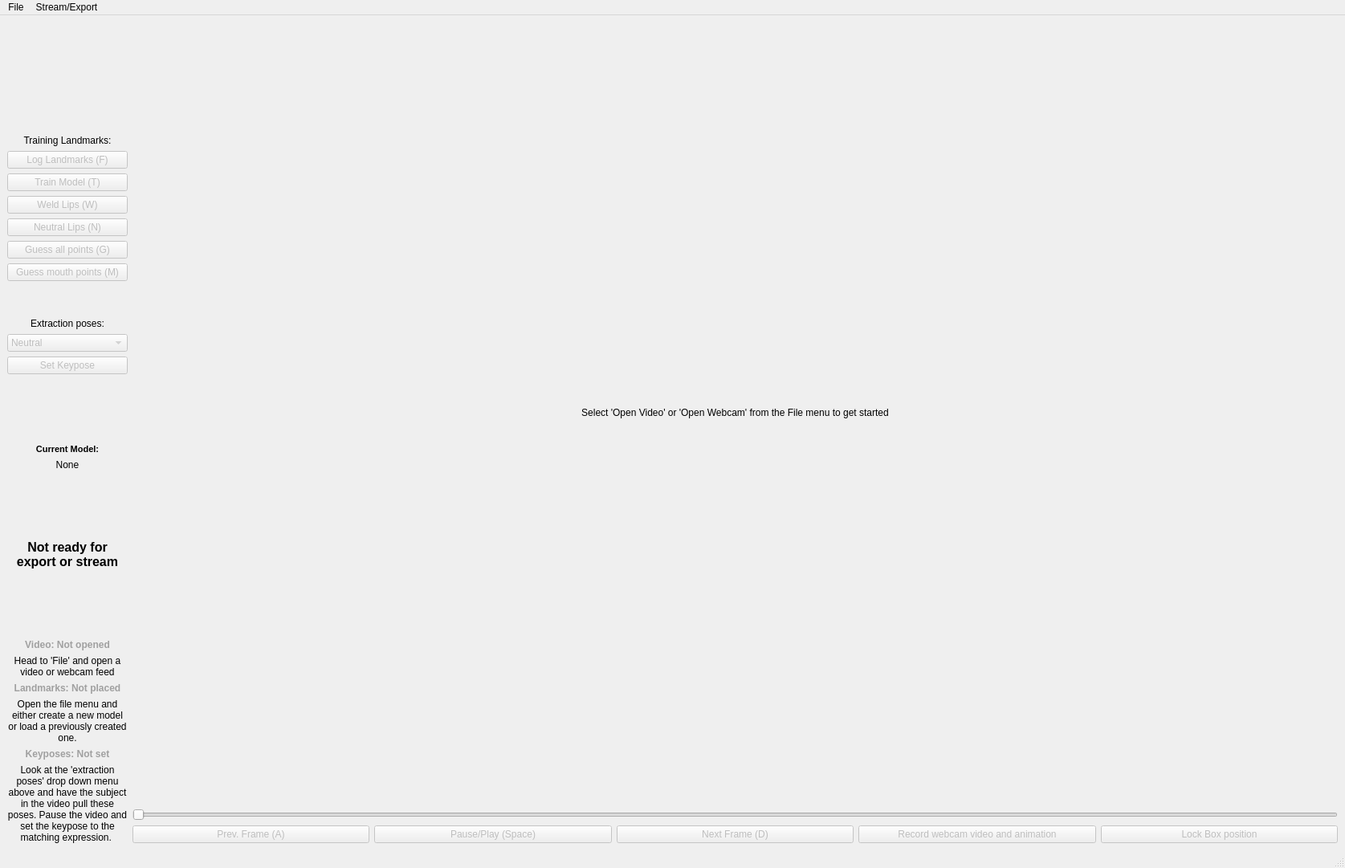
<?xml version="1.0" encoding="UTF-8"?>
<ui version="4.0">
 <class>MainWindow</class>
 <widget class="QMainWindow" name="MainWindow">
  <property name="geometry">
   <rect>
    <x>0</x>
    <y>0</y>
    <width>1675</width>
    <height>1081</height>
   </rect>
  </property>
  <property name="sizePolicy">
   <sizepolicy hsizetype="Ignored" vsizetype="Ignored">
    <horstretch>0</horstretch>
    <verstretch>0</verstretch>
   </sizepolicy>
  </property>
  <property name="minimumSize">
   <size>
    <width>750</width>
    <height>750</height>
   </size>
  </property>
  <property name="windowTitle">
   <string>StrongTrack 0.8</string>
  </property>
  <widget class="QWidget" name="centralwidget">
   <property name="minimumSize">
    <size>
     <width>400</width>
     <height>400</height>
    </size>
   </property>
   <property name="mouseTracking">
    <bool>true</bool>
   </property>
   <layout class="QHBoxLayout" name="horizontalLayout_2">
    <item>
     <layout class="QHBoxLayout" name="horizontalLayout" stretch="1,10">
      <item>
       <layout class="QVBoxLayout" name="SideBar">
        <property name="spacing">
         <number>6</number>
        </property>
        <property name="sizeConstraint">
         <enum>QLayout::SetDefaultConstraint</enum>
        </property>
        <item>
         <layout class="QVBoxLayout" name="verticalLayout_2">
          <item>
           <spacer name="verticalSpacer_3">
            <property name="orientation">
             <enum>Qt::Vertical</enum>
            </property>
            <property name="sizeType">
             <enum>QSizePolicy::Maximum</enum>
            </property>
            <property name="sizeHint" stdset="0">
             <size>
              <width>120</width>
              <height>140</height>
             </size>
            </property>
           </spacer>
          </item>
          <item>
           <layout class="QVBoxLayout" name="verticalLayout_3">
            <item>
             <widget class="QLabel" name="label_2">
              <property name="text">
               <string>Training Landmarks:</string>
              </property>
              <property name="alignment">
               <set>Qt::AlignCenter</set>
              </property>
             </widget>
            </item>
            <item>
             <widget class="QPushButton" name="button_landmarks">
              <property name="enabled">
               <bool>false</bool>
              </property>
              <property name="text">
               <string>Log Landmarks (F)</string>
              </property>
             </widget>
            </item>
            <item>
             <widget class="QPushButton" name="button_train">
              <property name="enabled">
               <bool>false</bool>
              </property>
              <property name="text">
               <string>Train Model (T)</string>
              </property>
             </widget>
            </item>
            <item>
             <widget class="QPushButton" name="button_weld">
              <property name="enabled">
               <bool>false</bool>
              </property>
              <property name="text">
               <string>Weld Lips (W)</string>
              </property>
             </widget>
            </item>
            <item>
             <widget class="QPushButton" name="button_neutral">
              <property name="enabled">
               <bool>false</bool>
              </property>
              <property name="text">
               <string>Neutral Lips (N)</string>
              </property>
             </widget>
            </item>
            <item>
             <widget class="QPushButton" name="button_guess">
              <property name="enabled">
               <bool>false</bool>
              </property>
              <property name="text">
               <string>Guess all points (G)</string>
              </property>
             </widget>
            </item>
            <item>
             <widget class="QPushButton" name="button_mouth">
              <property name="enabled">
               <bool>false</bool>
              </property>
              <property name="text">
               <string>Guess mouth points (M)</string>
              </property>
             </widget>
            </item>
           </layout>
          </item>
          <item>
           <spacer name="verticalSpacer_2">
            <property name="orientation">
             <enum>Qt::Vertical</enum>
            </property>
            <property name="sizeType">
             <enum>QSizePolicy::Maximum</enum>
            </property>
            <property name="sizeHint" stdset="0">
             <size>
              <width>20</width>
              <height>40</height>
             </size>
            </property>
           </spacer>
          </item>
          <item>
           <layout class="QVBoxLayout" name="verticalLayout_5">
            <item>
             <widget class="QLabel" name="label_3">
              <property name="text">
               <string>Extraction poses:</string>
              </property>
              <property name="alignment">
               <set>Qt::AlignCenter</set>
              </property>
             </widget>
            </item>
            <item>
             <widget class="QComboBox" name="comboBox">
              <property name="enabled">
               <bool>false</bool>
              </property>
              <item>
               <property name="text">
                <string>Neutral</string>
               </property>
              </item>
              <item>
               <property name="text">
                <string>Jaw Open</string>
               </property>
              </item>
              <item>
               <property name="text">
                <string>Closed Smile</string>
               </property>
              </item>
              <item>
               <property name="text">
                <string>Smile Left</string>
               </property>
              </item>
              <item>
               <property name="text">
                <string>Smile Right</string>
               </property>
              </item>
              <item>
               <property name="text">
                <string>Mouth Frown</string>
               </property>
              </item>
              <item>
               <property name="text">
                <string>Lip Funnel</string>
               </property>
              </item>
              <item>
               <property name="text">
                <string>Lip Pucker</string>
               </property>
              </item>
              <item>
               <property name="text">
                <string>Brows Up</string>
               </property>
              </item>
              <item>
               <property name="text">
                <string>Brows Down</string>
               </property>
              </item>
             </widget>
            </item>
            <item>
             <widget class="QPushButton" name="button_setKeypose">
              <property name="enabled">
               <bool>false</bool>
              </property>
              <property name="text">
               <string>Set Keypose</string>
              </property>
             </widget>
            </item>
            <item>
             <spacer name="verticalSpacer">
              <property name="orientation">
               <enum>Qt::Vertical</enum>
              </property>
              <property name="sizeHint" stdset="0">
               <size>
                <width>20</width>
                <height>20</height>
               </size>
              </property>
             </spacer>
            </item>
            <item>
             <widget class="QLabel" name="label_currentmodeltitle">
              <property name="font">
               <font>
                <pointsize>8</pointsize>
                <weight>75</weight>
                <bold>true</bold>
               </font>
              </property>
              <property name="text">
               <string>Current Model:</string>
              </property>
              <property name="alignment">
               <set>Qt::AlignCenter</set>
              </property>
              <property name="wordWrap">
               <bool>false</bool>
              </property>
             </widget>
            </item>
            <item>
             <widget class="QLabel" name="label_currentmodel">
              <property name="text">
               <string>None</string>
              </property>
              <property name="alignment">
               <set>Qt::AlignCenter</set>
              </property>
             </widget>
            </item>
            <item>
             <spacer name="verticalSpacer_5">
              <property name="orientation">
               <enum>Qt::Vertical</enum>
              </property>
              <property name="sizeHint" stdset="0">
               <size>
                <width>20</width>
                <height>40</height>
               </size>
              </property>
             </spacer>
            </item>
            <item>
             <widget class="QLabel" name="label_exportready">
              <property name="enabled">
               <bool>true</bool>
              </property>
              <property name="palette">
               <palette>
                <active>
                 <colorrole role="WindowText">
                  <brush brushstyle="SolidPattern">
                   <color alpha="255">
                    <red>170</red>
                    <green>0</green>
                    <blue>0</blue>
                   </color>
                  </brush>
                 </colorrole>
                </active>
                <inactive>
                 <colorrole role="WindowText">
                  <brush brushstyle="SolidPattern">
                   <color alpha="255">
                    <red>0</red>
                    <green>0</green>
                    <blue>0</blue>
                   </color>
                  </brush>
                 </colorrole>
                </inactive>
                <disabled>
                 <colorrole role="WindowText">
                  <brush brushstyle="SolidPattern">
                   <color alpha="255">
                    <red>0</red>
                    <green>170</green>
                    <blue>0</blue>
                   </color>
                  </brush>
                 </colorrole>
                </disabled>
               </palette>
              </property>
              <property name="font">
               <font>
                <pointsize>12</pointsize>
                <weight>75</weight>
                <bold>true</bold>
               </font>
              </property>
              <property name="text">
               <string>Not ready for export or stream</string>
              </property>
              <property name="alignment">
               <set>Qt::AlignCenter</set>
              </property>
              <property name="wordWrap">
               <bool>true</bool>
              </property>
             </widget>
            </item>
            <item>
             <spacer name="verticalSpacer_4">
              <property name="orientation">
               <enum>Qt::Vertical</enum>
              </property>
              <property name="sizeHint" stdset="0">
               <size>
                <width>20</width>
                <height>40</height>
               </size>
              </property>
             </spacer>
            </item>
            <item>
             <widget class="QLabel" name="label_videotitle">
              <property name="enabled">
               <bool>true</bool>
              </property>
              <property name="palette">
               <palette>
                <active>
                 <colorrole role="WindowText">
                  <brush brushstyle="SolidPattern">
                   <color alpha="255">
                    <red>170</red>
                    <green>0</green>
                    <blue>0</blue>
                   </color>
                  </brush>
                 </colorrole>
                </active>
                <inactive>
                 <colorrole role="WindowText">
                  <brush brushstyle="SolidPattern">
                   <color alpha="255">
                    <red>160</red>
                    <green>160</green>
                    <blue>160</blue>
                   </color>
                  </brush>
                 </colorrole>
                </inactive>
                <disabled>
                 <colorrole role="WindowText">
                  <brush brushstyle="SolidPattern">
                   <color alpha="255">
                    <red>0</red>
                    <green>170</green>
                    <blue>0</blue>
                   </color>
                  </brush>
                 </colorrole>
                </disabled>
               </palette>
              </property>
              <property name="font">
               <font>
                <weight>75</weight>
                <bold>true</bold>
               </font>
              </property>
              <property name="text">
               <string>Video: Not opened</string>
              </property>
              <property name="alignment">
               <set>Qt::AlignCenter</set>
              </property>
              <property name="wordWrap">
               <bool>true</bool>
              </property>
             </widget>
            </item>
            <item>
             <widget class="QLabel" name="label_videoflavour">
              <property name="text">
               <string>Head to 'File' and open a video or webcam feed</string>
              </property>
              <property name="alignment">
               <set>Qt::AlignCenter</set>
              </property>
              <property name="wordWrap">
               <bool>true</bool>
              </property>
             </widget>
            </item>
            <item>
             <widget class="QLabel" name="label_landmarks">
              <property name="enabled">
               <bool>true</bool>
              </property>
              <property name="palette">
               <palette>
                <active>
                 <colorrole role="WindowText">
                  <brush brushstyle="SolidPattern">
                   <color alpha="255">
                    <red>170</red>
                    <green>0</green>
                    <blue>0</blue>
                   </color>
                  </brush>
                 </colorrole>
                </active>
                <inactive>
                 <colorrole role="WindowText">
                  <brush brushstyle="SolidPattern">
                   <color alpha="255">
                    <red>160</red>
                    <green>160</green>
                    <blue>160</blue>
                   </color>
                  </brush>
                 </colorrole>
                </inactive>
                <disabled>
                 <colorrole role="WindowText">
                  <brush brushstyle="SolidPattern">
                   <color alpha="255">
                    <red>0</red>
                    <green>170</green>
                    <blue>0</blue>
                   </color>
                  </brush>
                 </colorrole>
                </disabled>
               </palette>
              </property>
              <property name="font">
               <font>
                <weight>75</weight>
                <bold>true</bold>
               </font>
              </property>
              <property name="text">
               <string>Landmarks: Not placed</string>
              </property>
              <property name="alignment">
               <set>Qt::AlignCenter</set>
              </property>
              <property name="wordWrap">
               <bool>true</bool>
              </property>
             </widget>
            </item>
            <item>
             <widget class="QLabel" name="label_landmarksflavour">
              <property name="text">
               <string>Open the file menu and either create a new model or load a previously created one.</string>
              </property>
              <property name="alignment">
               <set>Qt::AlignCenter</set>
              </property>
              <property name="wordWrap">
               <bool>true</bool>
              </property>
             </widget>
            </item>
            <item>
             <widget class="QLabel" name="label_keyposes">
              <property name="enabled">
               <bool>true</bool>
              </property>
              <property name="palette">
               <palette>
                <active>
                 <colorrole role="WindowText">
                  <brush brushstyle="SolidPattern">
                   <color alpha="255">
                    <red>170</red>
                    <green>0</green>
                    <blue>0</blue>
                   </color>
                  </brush>
                 </colorrole>
                 <colorrole role="Text">
                  <brush brushstyle="SolidPattern">
                   <color alpha="255">
                    <red>255</red>
                    <green>0</green>
                    <blue>0</blue>
                   </color>
                  </brush>
                 </colorrole>
                </active>
                <inactive>
                 <colorrole role="WindowText">
                  <brush brushstyle="SolidPattern">
                   <color alpha="255">
                    <red>160</red>
                    <green>160</green>
                    <blue>160</blue>
                   </color>
                  </brush>
                 </colorrole>
                 <colorrole role="Text">
                  <brush brushstyle="SolidPattern">
                   <color alpha="255">
                    <red>0</red>
                    <green>0</green>
                    <blue>0</blue>
                   </color>
                  </brush>
                 </colorrole>
                </inactive>
                <disabled>
                 <colorrole role="WindowText">
                  <brush brushstyle="SolidPattern">
                   <color alpha="255">
                    <red>0</red>
                    <green>170</green>
                    <blue>0</blue>
                   </color>
                  </brush>
                 </colorrole>
                 <colorrole role="Text">
                  <brush brushstyle="SolidPattern">
                   <color alpha="255">
                    <red>120</red>
                    <green>120</green>
                    <blue>120</blue>
                   </color>
                  </brush>
                 </colorrole>
                </disabled>
               </palette>
              </property>
              <property name="font">
               <font>
                <weight>75</weight>
                <bold>true</bold>
               </font>
              </property>
              <property name="text">
               <string>Keyposes: Not set</string>
              </property>
              <property name="alignment">
               <set>Qt::AlignCenter</set>
              </property>
              <property name="wordWrap">
               <bool>true</bool>
              </property>
             </widget>
            </item>
            <item>
             <widget class="QLabel" name="label_keyposesflavour">
              <property name="text">
               <string>Look at the 'extraction poses' drop down menu above and have the subject in the video pull these poses. Pause the video and set the keypose to the matching expression. </string>
              </property>
              <property name="alignment">
               <set>Qt::AlignCenter</set>
              </property>
              <property name="wordWrap">
               <bool>true</bool>
              </property>
             </widget>
            </item>
           </layout>
          </item>
         </layout>
        </item>
       </layout>
      </item>
      <item>
       <layout class="QVBoxLayout" name="RightBar" stretch="50,0,1">
        <item>
         <layout class="QHBoxLayout" name="vidholder" stretch="0">
          <item alignment="Qt::AlignHCenter|Qt::AlignVCenter">
           <widget class="QLabel" name="label">
            <property name="mouseTracking">
             <bool>true</bool>
            </property>
            <property name="text">
             <string>Select 'Open Video' or 'Open Webcam' from the File menu to get started</string>
            </property>
            <property name="alignment">
             <set>Qt::AlignCenter</set>
            </property>
           </widget>
          </item>
         </layout>
        </item>
        <item>
         <widget class="QSlider" name="horizontalSlider">
          <property name="enabled">
           <bool>false</bool>
          </property>
          <property name="orientation">
           <enum>Qt::Horizontal</enum>
          </property>
         </widget>
        </item>
        <item>
         <layout class="QVBoxLayout" name="verticalLayout">
          <item>
           <layout class="QHBoxLayout" name="horizontalLayout_3">
            <item>
             <widget class="QPushButton" name="button_prevFrame">
              <property name="enabled">
               <bool>false</bool>
              </property>
              <property name="text">
               <string>Prev. Frame (A)</string>
              </property>
             </widget>
            </item>
            <item>
             <widget class="QPushButton" name="button_playPause">
              <property name="enabled">
               <bool>false</bool>
              </property>
              <property name="text">
               <string>Pause/Play (Space)</string>
              </property>
             </widget>
            </item>
            <item>
             <widget class="QPushButton" name="button_nextFrame">
              <property name="enabled">
               <bool>false</bool>
              </property>
              <property name="text">
               <string>Next Frame (D)</string>
              </property>
             </widget>
            </item>
            <item>
             <widget class="QPushButton" name="button_record">
              <property name="enabled">
               <bool>false</bool>
              </property>
              <property name="text">
               <string>Record webcam video and animation</string>
              </property>
             </widget>
            </item>
            <item>
             <widget class="QPushButton" name="button_lockWebcamBox">
              <property name="enabled">
               <bool>false</bool>
              </property>
              <property name="text">
               <string>Lock Box position</string>
              </property>
             </widget>
            </item>
           </layout>
          </item>
         </layout>
        </item>
       </layout>
      </item>
     </layout>
    </item>
   </layout>
  </widget>
  <widget class="QMenuBar" name="menubar">
   <property name="geometry">
    <rect>
     <x>0</x>
     <y>0</y>
     <width>1675</width>
     <height>21</height>
    </rect>
   </property>
   <widget class="QMenu" name="menuFile">
    <property name="title">
     <string>File</string>
    </property>
    <addaction name="actionOpen_Video"/>
    <addaction name="separator"/>
    <addaction name="actionOpen_Webcam"/>
    <addaction name="actionOpen_Webcam_Video_recorded"/>
    <addaction name="separator"/>
    <addaction name="actionNew_Model"/>
    <addaction name="actionLoad_Model"/>
    <addaction name="actionPrevious_Model"/>
    <addaction name="separator"/>
    <addaction name="actionExit"/>
   </widget>
   <widget class="QMenu" name="menuData">
    <property name="title">
     <string>Stream/Export</string>
    </property>
    <addaction name="actionExport"/>
    <addaction name="actionStream_OSC"/>
   </widget>
   <addaction name="menuFile"/>
   <addaction name="menuData"/>
  </widget>
  <widget class="QStatusBar" name="statusbar"/>
  <action name="actionOpen_Video">
   <property name="text">
    <string>Open Video...</string>
   </property>
  </action>
  <action name="actionNew_Model">
   <property name="enabled">
    <bool>false</bool>
   </property>
   <property name="text">
    <string>New Model...</string>
   </property>
  </action>
  <action name="actionLoad_Model">
   <property name="enabled">
    <bool>false</bool>
   </property>
   <property name="text">
    <string>Load Model...</string>
   </property>
  </action>
  <action name="actionPrevious_Model">
   <property name="enabled">
    <bool>false</bool>
   </property>
   <property name="text">
    <string>Previous Model</string>
   </property>
  </action>
  <action name="actionExit">
   <property name="text">
    <string>Exit</string>
   </property>
  </action>
  <action name="actionExport">
   <property name="enabled">
    <bool>false</bool>
   </property>
   <property name="text">
    <string>Export...</string>
   </property>
  </action>
  <action name="actionStream_OSC">
   <property name="enabled">
    <bool>false</bool>
   </property>
   <property name="text">
    <string>Stream OSC...</string>
   </property>
  </action>
  <action name="actionDocumentation">
   <property name="text">
    <string>Docs (web link)</string>
   </property>
  </action>
  <action name="actionLicense">
   <property name="text">
    <string>License</string>
   </property>
  </action>
  <action name="actionQuick_Video">
   <property name="text">
    <string>Quick Video</string>
   </property>
  </action>
  <action name="actionOpen_Webcam">
   <property name="text">
    <string>Open Webcam Feed</string>
   </property>
   <property name="whatsThis">
    <string/>
   </property>
  </action>
  <action name="actionRecord_Webcam">
   <property name="enabled">
    <bool>false</bool>
   </property>
   <property name="text">
    <string>Record Webcam</string>
   </property>
  </action>
  <action name="actionOpen_Webcam_Video_recorded">
   <property name="text">
    <string>Open Webcam Video (previously recorded)...</string>
   </property>
   <property name="iconText">
    <string>Open Webcam Video (previously recorded)</string>
   </property>
  </action>
 </widget>
 <resources/>
 <connections/>
</ui>
